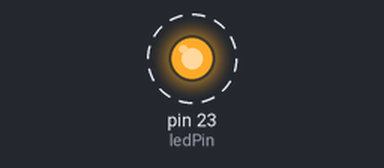
Bench run of a sketch on a simulated Arduino Mega 2560, built with avr-gcc and run on an emulated ATmega2560. Shown: output pins drawn as LEDs (lit = HIGH). Dashed ring = blinking.

Above: at 0.5 s.
Timing chart, 0 to 4.6 s (numbered marks = the images above):
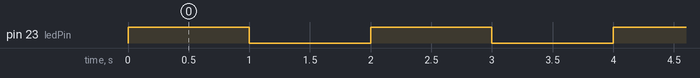

The sketch:

BlinkMB.ino
```cpp
// Código de prueba del LED del magnetBot.
// Hecho por Roboteam, febrero 14, 2016.m

#define ledPin 23


void setup() {

  pinMode(ledPin, OUTPUT);
}

void loop() {
  digitalWrite(ledPin, HIGH);   // turn the LED on (HIGH is the voltage level)
  delay(1000);              // wait for a second
  digitalWrite(ledPin, LOW);    // turn the LED off by making the voltage LOW
  delay(1000);              // wait for a second
}
```

Measured:
- by itself, pin 23 (ledPin): alternates HIGH for 1.0 s and LOW for 1.0 s
